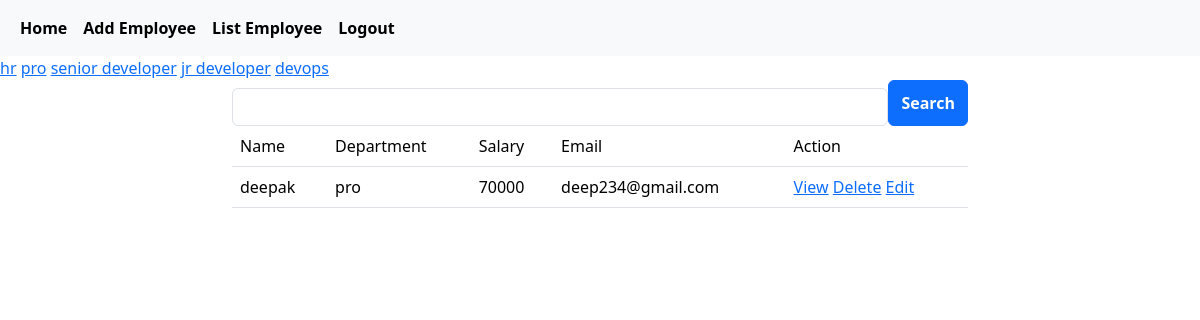
The page /employees/all?department=pro (signed in) on the database its author committed.
### crm/models.py (models this page shows, shortened)
class Employees(models.Model):
    name=models.CharField(max_length=200)
    department=models.CharField(max_length=200)
    salary=models.PositiveBigIntegerField()
    email=models.EmailField(unique=True)
    age=models.PositiveBigIntegerField()
    contact=models.CharField(max_length=200,null=True)
    profile_pic=models.ImageField(upload_to="images",null=True,blank=True)
    dob=models.DateField(null=True,blank=True)

### crm/views.py (the view, shortened to what this page needs)
# urls.py: path("employees/all",views.EmployeeListView.as_view(),name="emp-all"),
@method_decorator(signin_required,name="dispatch")
class EmployeeListView(View):
    def get(self,request,*args,**kwargs):
            qs=Employees.objects.all()
            departments=Employees.objects.all().values_list("department",flat=True).distinct()
            print(departments)
            if "department" in request.GET:
                dept=request.GET.get("department")
                qs=qs.filter(department__iexact=dept)
            return render(request,"emp_list.html",{"data":qs,"departments":departments})

### crm/views.py (called while the page is built)
def signin_required(fn):
    def wrapper(request,*args,**kwargs):
        if not request.user.is_authenticated:
            messages.error(request,"invalid session")
            return redirect("signin")
        else:
            return fn(request,*args,**kwargs)
    return wrapper

### crm/templates/emp_list.html (shortened to what this page needs)
{%extends 'base.html'%}
{%block body_block%}
<div>
    {%for dep in departments%}
          <a href="{%url 'emp-all'%}?department={{dep}}">{{dep}}</a>
    {%endfor%}
</div>
    <div class="container">
        <div class="row">
            <div class="col-2"></div>
            <div class="col-8">
                <form action="" method="post">
                    <div class="d-flex">
                        <input type="text" name="box" class="form-control mt-2">
                        <button type="submit" class="btn btn-primary fw-bold">Search</button>
                    </div>
                </form>
            </div>
            <div class="col-2"></div>
        </div>
    </div>
    <div class="container">
        <div class="row">
            <div class="col-2"></div>
            <div class="col-8">
                <table class="table">
                    <tr>
                        <td>Name</td>
                        <td>Department</td>
                        <td>Salary</td>
                        <td>Email</td>
                        <td>Action</td>
                    </tr>
                    {%for emp in data%}
                    <tr>
                        <td>{{emp.name}}</td>
                        <td>{{emp.department}}</td>
                        <td>{{emp.salary}}</td>
                        <td>{{emp.email}}</td>
                        <td>
                            <a href="{%url 'emp-detail' emp.id%}">View</a>
                            <a href="{%url 'emp-delete' emp.id%}">Delete</a>
                            <a href="{%url 'emp-edit' emp.id%}">Edit</a>
                        </td>
                    </tr>
                    {%endfor%}
                </table>
            </div>
            <div class="col-2"></div>
        </div>
    </div>
{%endblock%}

### rows shown on the page
Employees: name "deepak", department "pro", salary "70000", email "deep234@gmail.com"

### other values the page prints
{{ dep }} "hr" "pro" "senior developer" "jr developer" "devops"
